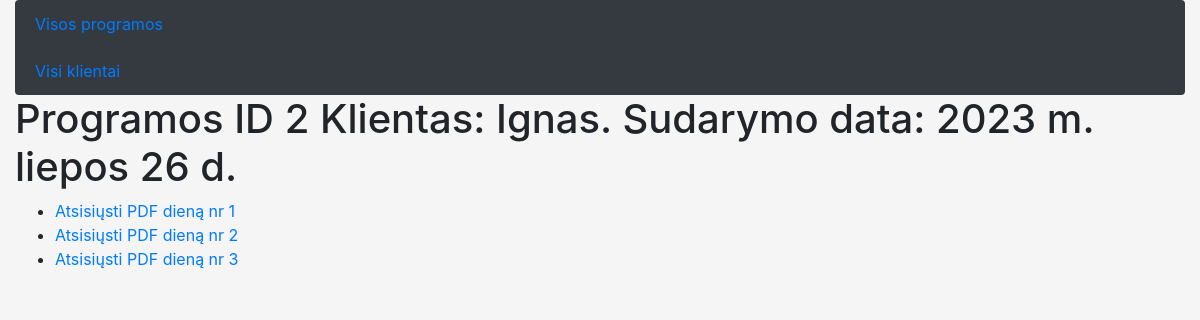
The app's page /program/program_days/2/ with its own data.
### program/models.py (models this page shows, shortened)
class Program(models.Model):
    user = models.ForeignKey(User, on_delete=models.CASCADE, default=None)  # Ryšys su vartotoju
    days = models.ManyToManyField('ProgramDay', related_name='program_days',
                                  blank=True)  # Many-to-many ryšys su ProgramDay
    date_created = models.DateField(null=True, blank=True, default=datetime.now)
    class Meta:
        ordering = ['date_created', 'user']

class ProgramDay(models.Model):
    user = models.ForeignKey(User, on_delete=models.CASCADE, default=1)  # one to many
    program = models.ForeignKey(Program, on_delete=models.CASCADE)  # one to many
    day_number = models.DecimalField(blank=True, null=True, decimal_places=0, max_digits=1)
    exercise = models.ManyToManyField(Exercise, blank=True)
    strech = models.ManyToManyField(Strech, blank=True)
    class Meta:
        ordering = ['day_number']

### program/views.py (the view)
# urls.py: path('program_days/<int:program_id>/', views.program_days, name='program-days'),  # Atvaizduoti programos dienų sąrašą
def program_days(request, program_id):
    program = get_object_or_404(Program, id=program_id)
    program_days = program.programday_set.all()
    return render(request, 'program_days.html', {'program': program, 'program_days': program_days})

### program/templates/program_days.html
{% extends "base.html" %}
{% block content %}
    <h1>Programos ID {{ program.id }} Klientas: {{ program.user }}. Sudarymo data: {{ program.date_created }}</h1>
    <ul>
        {% for program_day in program_days %}
        <li><a href="{% url 'generate_program_day_pdf' programday_id=program_day.id %}">Atsisiųsti PDF dieną nr {{ program_day.day_number }}</a></li>
        {% endfor %}
    </ul>
{% endblock %}

### program/static/css/style.css (style rules this page uses)
body { background-color: #f5f5f5; }

### records on screen
Program: id "2", user "Ignas", date_created "2023 m. liepos 26 d."
ProgramDay: day_number "1"
ProgramDay: day_number "2"
ProgramDay: day_number "3"
